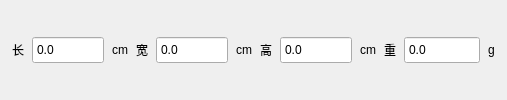
     <widget class="QFrame" name="specSection">
      <property name="section">
       <bool>true</bool>
      </property>
      <layout class="QHBoxLayout" name="specLayout">
       <property name="spacing">
        <number>8</number>
       </property>
       <property name="leftMargin">
        <number>12</number>
       </property>
       <property name="topMargin">
        <number>8</number>
       </property>
       <property name="rightMargin">
        <number>12</number>
       </property>
       <property name="bottomMargin">
        <number>8</number>
       </property>
       <item>
        <widget class="QLabel" name="lblQuickspinConservativeLengthCm">
         <property name="text">
          <string>长</string>
         </property>
        </widget>
       </item>
       <item>
        <widget class="QDoubleSpinBox" name="spinConservativeLengthCm">
         <property name="minimumSize">
          <size>
           <width>72</width>
           <height>28</height>
          </size>
         </property>
         <property name="maximumSize">
          <size>
           <width>72</width>
           <height>28</height>
          </size>
         </property>
         <property name="buttonSymbols">
          <enum>QAbstractSpinBox::NoButtons</enum>
         </property>
         <property name="decimals">
          <number>1</number>
         </property>
         <property name="maximum">
          <double>500.000000</double>
         </property>
        </widget>
       </item>
       <item>
        <widget class="QLabel" name="unitQuickspinConservativeLengthCm">
         <property name="text">
          <string>cm</string>
         </property>
         <property name="unit">
          <bool>true</bool>
         </property>
        </widget>
       </item>
       <item>
        <widget class="QLabel" name="lblQuickspinConservativeWidthCm">
         <property name="text">
          <string>宽</string>
         </property>
        </widget>
       </item>
       <item>
        <widget class="QDoubleSpinBox" name="spinConservativeWidthCm">
         <property name="minimumSize">
          <size>
           <width>72</width>
           <height>28</height>
          </size>
         </property>
         <property name="maximumSize">
          <size>
           <width>72</width>
           <height>28</height>
          </size>
         </property>
         <property name="buttonSymbols">
          <enum>QAbstractSpinBox::NoButtons</enum>
         </property>
         <property name="decimals">
          <number>1</number>
         </property>
         <property name="maximum">
          <double>500.000000</double>
         </property>
        </widget>
       </item>
       <item>
        <widget class="QLabel" name="unitQuickspinConservativeWidthCm">
         <property name="text">
          <string>cm</string>
         </property>
         <property name="unit">
          <bool>true</bool>
         </property>
        </widget>
       </item>
       <item>
        <widget class="QLabel" name="lblQuickspinConservativeHeightCm">
         <property name="text">
          <string>高</string>
         </property>
        </widget>
       </item>
       <item>
        <widget class="QDoubleSpinBox" name="spinConservativeHeightCm">
         <property name="minimumSize">
          <size>
           <width>72</width>
           <height>28</height>
          </size>
         </property>
         <property name="maximumSize">
          <size>
           <width>72</width>
           <height>28</height>
          </size>
         </property>
         <property name="buttonSymbols">
          <enum>QAbstractSpinBox::NoButtons</enum>
         </property>
         <property name="decimals">
          <number>1</number>
         </property>
         <property name="maximum">
          <double>500.000000</double>
         </property>
        </widget>
       </item>
       <item>
        <widget class="QLabel" name="unitQuickspinConservativeHeightCm">
         <property name="text">
          <string>cm</string>
         </property>
         <property name="unit">
          <bool>true</bool>
         </property>
        </widget>
       </item>
       <item>
        <widget class="QLabel" name="lblQuickspinConservativeWeightG">
         <property name="text">
          <string>重</string>
         </property>
        </widget>
       </item>
       <item>
        <widget class="QDoubleSpinBox" name="spinConservativeWeightG">
         <property name="minimumSize">
          <size>
           <width>76</width>
           <height>28</height>
          </size>
         </property>
         <property name="maximumSize">
          <size>
           <width>76</width>
           <height>28</height>
          </size>
         </property>
         <property name="buttonSymbols">
          <enum>QAbstractSpinBox::NoButtons</enum>
         </property>
         <property name="decimals">
          <number>1</number>
         </property>
         <property name="maximum">
          <double>100000.000000</double>
         </property>
        </widget>
       </item>
       <item>
        <widget class="QLabel" name="unitQuickspinConservativeWeightG">
         <property name="text">
          <string>g</string>
         </property>
         <property name="unit">
          <bool>true</bool>
         </property>
        </widget>
       </item>
      </layout>
     </widget>
